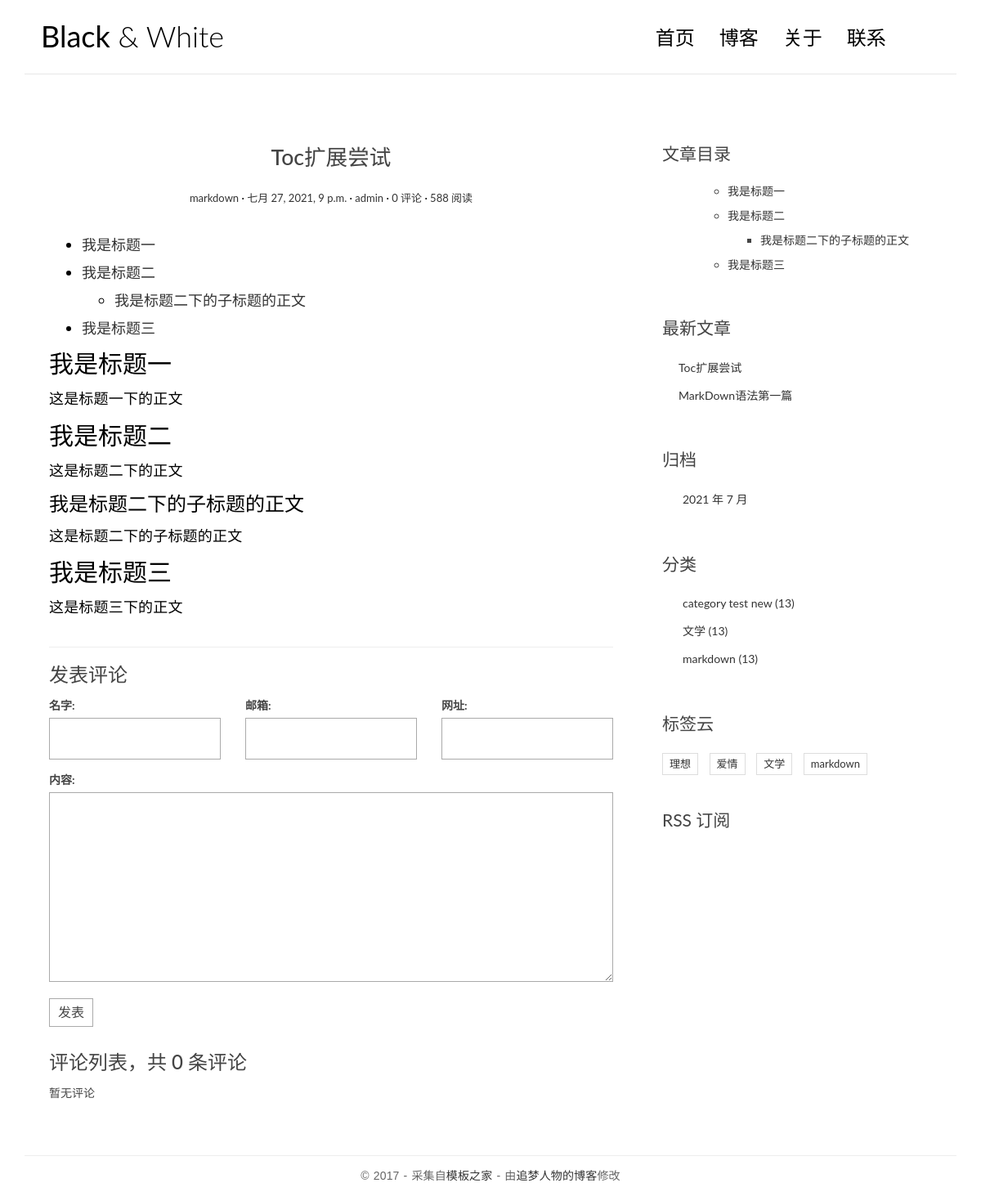
The page /posts/4 on the database its author committed.
### blog/models.py (models this page shows, shortened)
class Post(models.Model):
    title = models.CharField('标题',max_length=70)  # 文章标题
    body = models.TextField('正文')
    created_time = models.DateTimeField('创建时间',default=timezone.now)
    modified_time = models.DateTimeField('修改时间')
    excerpt = models.CharField('摘要',max_length=200,blank=True)
    category = models.ForeignKey(Category,verbose_name='分类',on_delete=models.CASCADE)
    tags = models.ManyToManyField(Tag,verbose_name='标签',blank=True)
    author = models.ForeignKey(User,verbose_name='作者',on_delete=models.CASCADE)
    class Meta:
        verbose_name = '文章'
        verbose_name_plural = verbose_name
        ordering = ['-created_time']
    def get_absolute_url(self):
        return reverse('blog:detail',kwargs={'pk':self.pk})

class Category(models.Model):
    name = models.CharField(max_length=100)
    class Meta:
        verbose_name = '分类'
        verbose_name_plural = verbose_name

class Tag(models.Model):
    name = models.CharField(max_length=100)
    class Meta:
        verbose_name = '标签'
        verbose_name_plural = verbose_name

### blog/views.py (the view)
# urls.py: path('posts/<int:pk>',views.detail,name='detail'),
def detail(request,pk):
    post = get_object_or_404(Post,pk=pk)
    md = markdown.Markdown(extensions = [
        'markdown.extensions.extra',
        'markdown.extensions.codehilite',
        TocExtension(slugify=slugify),
    ])
    post.body = md.convert(post.body)
    m = re.search(r'<div class="toc">\s*<ul>(.*)</ul>\s*</div>',md.toc,re.S)
    post.toc = m.group(1) if m is not None else ''
    post.toc = md.toc
    return render(request,'blog/detail.html',context={'post':post})

### comments/forms.py
class CommentForm(forms.ModelForm):
    class Meta:
        model = Comment
        fields = ['name','email','url','text']

### blog/templatetags/blog_extras.py (called while the page is built)
@register.inclusion_tag('blog/inclusions/_recent_posts.html',takes_context=True)
def show_recent_posts(context,num=5):
    return {
        'recent_post_list':Post.objects.all().order_by('-created_time')[:num],
    }

@register.inclusion_tag('blog/inclusions/_archives.html',takes_context=True)
def show_archives(context):
    return {
        'date_list':Post.objects.dates('created_time','month',order='DESC'),
    }

@register.inclusion_tag('blog/inclusions/_categories.html',takes_context=True)
def show_categories(context):
    return {
        'category_list':Category.objects.all(),
    }

@register.inclusion_tag('blog/inclusions/_tags.html',takes_context=True)
def show_tags(context):
    return {
        'tag_list':Tag.objects.all(),
    }

### comments/templatetags/comments_extras.py (called while the page is built)
@register.inclusion_tag('comments/inclusions/_form.html',takes_context=True)
def show_comment_form(context,post,form=None):
    if form is None:
        form = CommentForm()
    return {
        'form':form,
        'post':post,
        }

@register.inclusion_tag('comments/inclusions/_list.html', takes_context=True)
def show_comments(context, post):
    comment_list = post.comment_set.all().order_by('-created_time')
    comment_count = comment_list.count()
    return {
        'comment_count': comment_count,
        'comment_list': comment_list,
    }

### templates/blog/detail.html (shortened to what this page needs)
{% extends 'base.html' %}
{% load comments_extras %}
                {% block main %}
                <article class="post post-{{ post.pk }}">
                    <header class="entry-header">
                        <h1 class="entry-title">{{ post.title }}</h1>
                        <div class="entry-meta">
                            <span class="post-category"><a href="#">{{ post.category.name }}</a></span>
                            <span class="post-date"><a href="#"><time class="entry-date"
                                                                      datetime="{{ post.created_time }}">{{ post.created_time }}</time></a></span>
                            <span class="post-author"><a href="#">{{ post.author }}</a></span>
                            <span class="comments-link"><a href="#comment-area">{{ post.comment_set.count }} 评论</a></span>
                            <span class="views-count"><a href="#">588 阅读</a></span>
                        </div>
                    </header>
                    <div class="entry-content clearfix">
                        {{ post.body|safe}}
                    </div>
                </article>
                <section class="comment-area" id="comment-area">
                    <hr>
                    <h3>发表评论</h3>
                    {% show_comment_form post %}
                    <div class="comment-list-panel">
                        {% show_comments post %}
                    </div>
                </section>
                {% endblock main %}
                {% block toc %}
                {% if post.toc %}
                <div class="widget widget-content">
                    <h3 class="widget-title">文章目录</h3>
                    <div class="toc">
                        <ul>
                        {{ post.toc|safe }}
                        </ul>
                    </div>
                </div>
                {% endif %}
                {% endblock toc %}

### templates/blog/inclusions/_recent_posts.html (shortened to what this page needs)
<!DOCTYPE html>
<html lang="en">
<head>
</head>
<body>
    <div class="widget widget-recent-posts">
       <h3 class="widget-title">最新文章</h3>
        <ul>
            {% for post in recent_post_list %}
                <li>
                    <a href="{{ post.get_absolute_url }}">{{ post.title }}</a>
                </li>
            {% empty %}
            暂无文章!
            {% endfor %}
        </ul>
    </div>
</body>
</html>

### templates/blog/inclusions/_categories.html (shortened to what this page needs)
<!DOCTYPE html>
<html lang="en">
<head>
</head>
<body>
    <div class="widget widget-category">
        <h3 class="widget-title">分类</h3>
        <ul>
            {% for category in category_list %}
            <li>
                <a href="{% url 'blog:category' category.pk %}">{{ category.name }} <span class="post-count">(13)</span></a>
            </li>
            {% empty %}
            暂无分类！
            {% endfor %}
        </ul>
    </div>
</body>
</html>

### templates/blog/inclusions/_tags.html (shortened to what this page needs)
<!DOCTYPE html>
<html lang="en">
<head>
</head>
<body>
<div class="widget widget-tag-cloud">
  <h3 class="widget-title">标签云</h3>
  <ul>
    {% for tag in tag_list %}
      <li>
        <a href="{% url 'blog:tag' tag.pk %}">{{ tag.name }}</a>
      </li>
    {% empty %}
      暂无标签！
    {% endfor %}
  </ul>
</div>
</body>
</html>

### blog/static/blog/css/custom.css (style rules this page uses)
* { outline: none; }
h1, h2, h3, h4, h5, h6 { margin-top: 0; }
a { color: #333; }
body { color: #444; font-family: 'Lato', sans-serif; }
p { font-family: 'Ubuntu', sans-serif; font-weight: 400; word-spacing: 1px; letter-spacing: 0.01em; }
.post { background: #fff; padding: 30px 30px 0; }
.entry-title { text-align: center; font-size: 1.9em; margin-bottom: 20px; line-height: 1.6; padding: 10px 20px 0; }
.entry-meta { text-align: center; color: #DDDDDD; font-size: 13px; margin-bottom: 30px; }
.entry-content { font-size: 18px; line-height: 1.9; font-weight: 300; color: #000; }
.post-category::after, .post-date::after, .post-author::after, .comments-link::after { content: ' ·'; color: #000; }
.widget { background: #fff; padding: 30px 0 0; }
.widget-title { font-size: 1.5em; margin-bottom: 20px; line-height: 1.6; padding: 10px 0 0; font-weight: 400; }
.widget-recent-posts ul { padding: 0; margin: 0; padding-left: 20px; }
.widget-recent-posts ul li { list-style-type: none; position: relative; line-height: 170%; margin-bottom: 10px; }
.widget-recent-posts ul li::before { content: '\f3d3'; font-family: "Ionicons"; position: absolute; left: -17px; top: 3px; font-size: 16px; color: #000; }
.widget-category ul { padding: 0; margin: 0; padding-left: 25px; }
.widget-category ul li { list-style-type: none; position: relative; line-height: 170%; margin-bottom: 10px; }
.widget-category ul li::before { content: '\f3fe'; font-family: "Ionicons"; position: absolute; left: -25px; top: 1px; font-size: 18px; color: #000; }
.widget-tag-cloud ul { padding: 0; margin: 0; margin-right: -10px; }
.widget-tag-cloud ul li { list-style-type: none; font-size: 13px; display: inline-block; margin-right: 10px; margin-bottom: 10px; padding: 3px 8px; border: 1px solid #ddd; }
.widget-content ul ul { margin-top: 10px; }
.widget-content ul li { margin-bottom: 10px; }
.contact-form input, .comment-form input { border: 1px solid #aaa; margin-bottom: 15px; width: 100%; padding: 15px 15px; font-size: 16px; line-height: 100%; transition: 0.4s border-color linear; }
.contact-form textarea, .comment-form textarea { border: 1px solid #aaa; margin-bottom: 15px; width: 100%; padding: 15px 15px; font-size: 16px; line-height: 20px !important; min-height: 183px; transition: 0.4s border-color linear; }
.comment-area { padding: 0 30px 0; }
.comment-list-panel { margin-top: 30px; }

### rows shown on the page
Post: title "Toc扩展尝试", category.name "markdown", created_time "七月 27, 2021, 9 p.m.", author "admin", comment_set.count "0", body "我是标题一 我是标题二 我是标题二下的子标题的正文 我是标题三 我是标题一 这是标题一下的正文 我是标题二 这是标题二下的正文 我是标题二下的子标题的正文 这是标题二下的子标题的正文 我是标题三 这是标题三下的正文", toc "我是标题一 我是标题二 我是标题二下的子标题的正文 我是标题三"
Post: title "MarkDown语法第一篇"
Category: name "category test new"
Category: name "文学"
Category: name "markdown"
Tag: name "理想"
Tag: name "爱情"
Tag: name "文学"
Tag: name "markdown"

### other values the page prints
{{ comment_count }} "0"
{{ date.year }} "2021"
{{ date.month }} "7"
